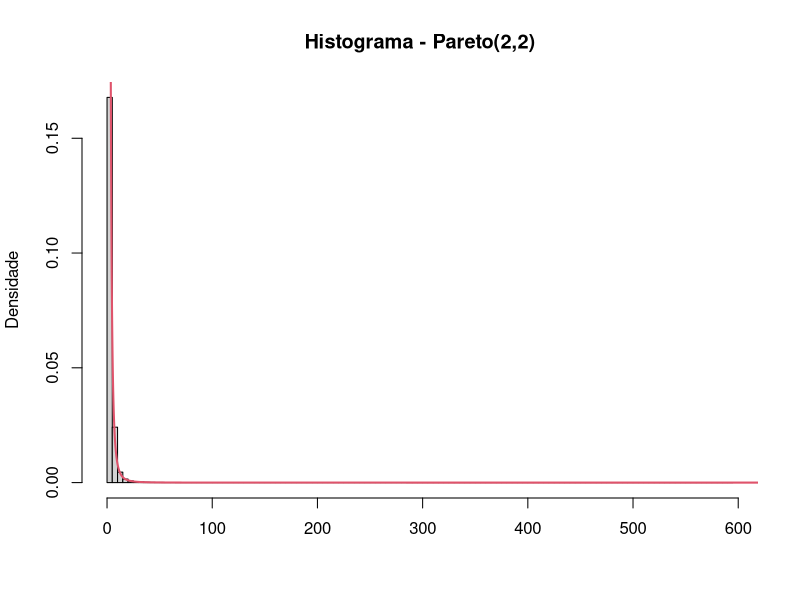
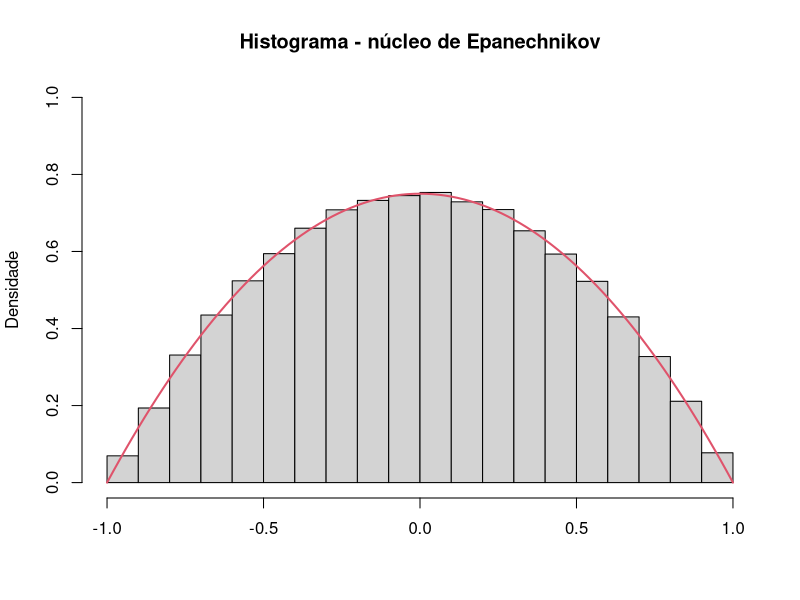

The R source for these figures, in order:
rm(list=ls())
## Questão 1
#############################################

# função densidade Pareto(a,b)
d_pareto = function(x,a,b) a*((b/x)^a)/x
# função para gerar variáveis aleatórias com distribuição Pareto(a,b)
r_pareto = function(n,a,b){
  vu = runif(n)
  x = b/(vu^(1/a))
  return(x)
}

# histrograma de uma amostra da Pareto(2,2)
hist(r_pareto(100000,2,2),prob=TRUE,breaks=100,main="Histograma - Pareto(2,2)",
     ylab="Densidade",xlab="")
# Adicionando a densidade verdadeira ao histograma
vxseq = seq(2,1000,.1)
vdens = d_pareto(vxseq,2,2)
lines(vxseq,vdens,type="l",col=2,lwd=2)
# Vale destacar que a variância para a Pareto(2,2) é infinita

rm(list=ls())
## Questão 3
#############################################
# densidade Epanechnikov
d_epach = function(x) 3*(1 - x^2)/4
# função para gerar variáveis aleatórias com distribuição Epanechnikov
r_epach = function(n){
  v = rep(0,n)
  for(i in 1:n){
    u1 = runif(1,-1,1); u2 = runif(1,-1,1); u3 = runif(1,-1,1);
    if((abs(u3)>abs(u2))&&(abs(u3)>abs(u1))){
      v[i] = u2
    }else{
      v[i] = u3
    }
  }
  return(v)
}

# histograma de uma amostra da Epanechnikov e a densidade verdadeira
hist(r_epach(100000),prob=TRUE,main="Histograma - núcleo de Epanechnikov",
     ylim=c(0,1),ylab="Densidade",xlab="")
curve(d_epach, xlim=c(-1,1),add=TRUE,col=2,lwd=2)
###############################################
rm(list=ls())
## Questão 6
#############################################
n      <- 20
rep    <- 100000
alpha  <- 0.05

#a)chi^2
ttestchi  <-  replicate(rep,{
  x = rchisq(n, 1)
  (mean(x)-1)/(sd(x)/sqrt(n))
})
Ind <- ttestchi > qt(1-alpha, n-1)
mean(Ind)

#b)
ttestunif  <-  replicate(rep,{
  x = runif(n,0,2)
  (mean(x)-1)/(sd(x)/sqrt(n))
})
Ind <- ttestunif > qt(1-alpha, n-1)
mean(Ind)

#c)
ttestexp  <-  replicate(rep,{
  x = rexp(n,1)
  (mean(x)-1)/(sd(x)/sqrt(n))
})
Ind <- ttestexp > qt(1-alpha, n-1)
mean(Ind)

rm(list=ls())
## Questão 7
#############################################
n      <- 1e6
rn     <- runif(n,0,pi/3)
sinrn  <- sin(rn)
estMC  <- ((pi/3)-0)*mean(sinrn)
print(estMC)

vv <- 1/2  ## valor verdadeiro

## Comparando os valores

erro = abs(estMC - vv)
print(erro)
## 2.891086e-06

##############################################

rm(list=ls())
## Questão 9
#############################################
n          <- 500000
rn         <- runif(n)
integral   <- ((exp(-rn))/(1+(rn^2)))
MCconv     <-  mean(integral) ##metodo convencional
varconv    <- (1/n) * sum((MCconv-integral)^2)

rn1        <- 1-rn
int1       <- integral
int2       <- ((exp(-rn1))/(1+(rn1^2)))
MCant      <- mean((int1 + int2)/2)  
varant     <- var(int1 + int2) ## Metodo das variaveis antiteticas

## Comparando os valores

vargain = ((varconv - varant)/varconv)
print(vargain)
## 0.927129 reducao de 92.71% da variancia

##############################################

